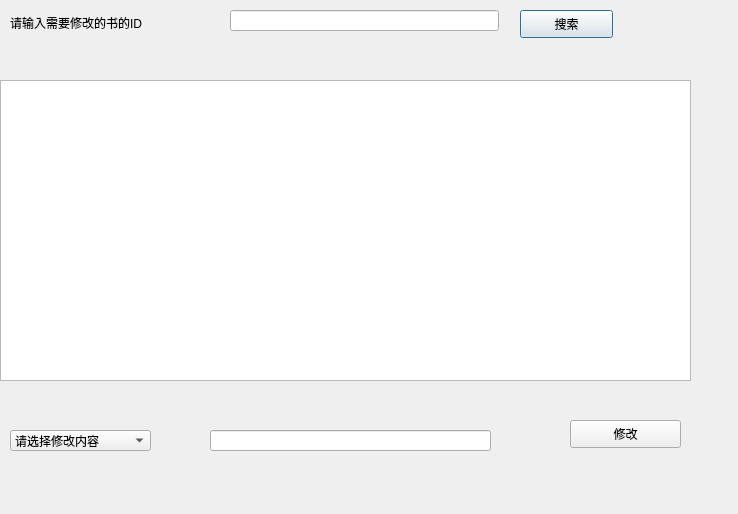
<?xml version="1.0" encoding="UTF-8"?>
<ui version="4.0">
 <class>modifyBook</class>
 <widget class="QDialog" name="modifyBook">
  <property name="geometry">
   <rect>
    <x>0</x>
    <y>0</y>
    <width>738</width>
    <height>514</height>
   </rect>
  </property>
  <property name="windowTitle">
   <string>Dialog</string>
  </property>
  <widget class="QTableView" name="tableView">
   <property name="geometry">
    <rect>
     <x>0</x>
     <y>80</y>
     <width>691</width>
     <height>301</height>
    </rect>
   </property>
  </widget>
  <widget class="QPushButton" name="ok_but">
   <property name="geometry">
    <rect>
     <x>520</x>
     <y>10</y>
     <width>93</width>
     <height>28</height>
    </rect>
   </property>
   <property name="text">
    <string>搜索</string>
   </property>
  </widget>
  <widget class="QLineEdit" name="le_id">
   <property name="geometry">
    <rect>
     <x>230</x>
     <y>10</y>
     <width>269</width>
     <height>21</height>
    </rect>
   </property>
  </widget>
  <widget class="QLabel" name="label">
   <property name="geometry">
    <rect>
     <x>10</x>
     <y>10</y>
     <width>181</width>
     <height>26</height>
    </rect>
   </property>
   <property name="text">
    <string>请输入需要修改的书的ID</string>
   </property>
  </widget>
  <widget class="QPushButton" name="change_but">
   <property name="geometry">
    <rect>
     <x>570</x>
     <y>420</y>
     <width>111</width>
     <height>28</height>
    </rect>
   </property>
   <property name="text">
    <string>修改</string>
   </property>
  </widget>
  <widget class="QComboBox" name="cbb_but">
   <property name="geometry">
    <rect>
     <x>10</x>
     <y>430</y>
     <width>141</width>
     <height>21</height>
    </rect>
   </property>
   <item>
    <property name="text">
     <string>请选择修改内容</string>
    </property>
   </item>
   <item>
    <property name="text">
     <string>书名</string>
    </property>
   </item>
   <item>
    <property name="text">
     <string>作者</string>
    </property>
   </item>
   <item>
    <property name="text">
     <string>剩余数量</string>
    </property>
   </item>
   <item>
    <property name="text">
     <string>总数量</string>
    </property>
   </item>
  </widget>
  <widget class="QLineEdit" name="line2">
   <property name="geometry">
    <rect>
     <x>210</x>
     <y>430</y>
     <width>281</width>
     <height>21</height>
    </rect>
   </property>
  </widget>
  <zorder>tableView</zorder>
  <zorder>line2</zorder>
  <zorder>ok_but</zorder>
  <zorder>ok_but</zorder>
  <zorder>le_id</zorder>
  <zorder>label</zorder>
  <zorder>change_but</zorder>
  <zorder>cbb_but</zorder>
  <zorder>line2</zorder>
 </widget>
 <resources/>
 <connections/>
</ui>
